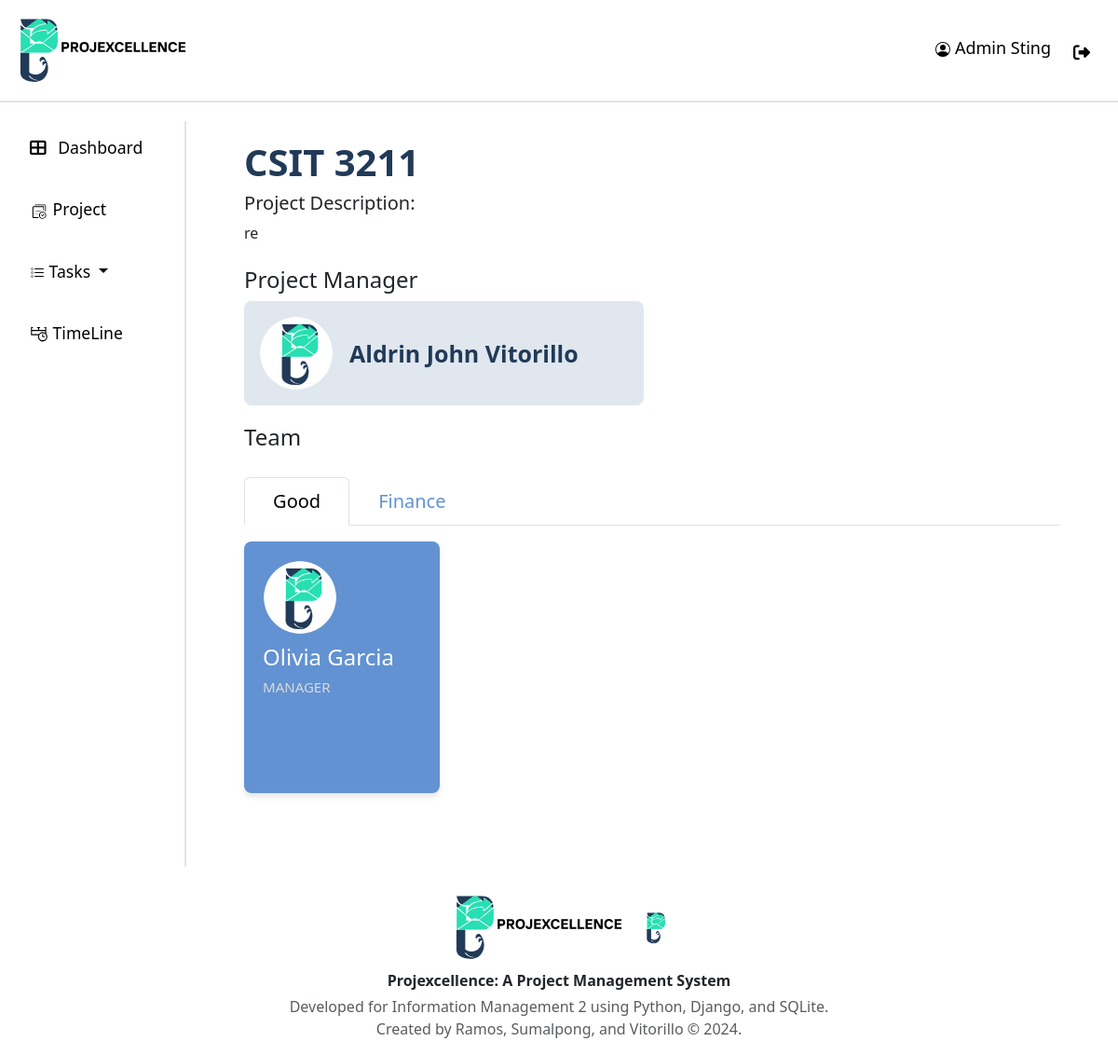
The page /myteam/8/ (signed in) on the database as committed earlier.
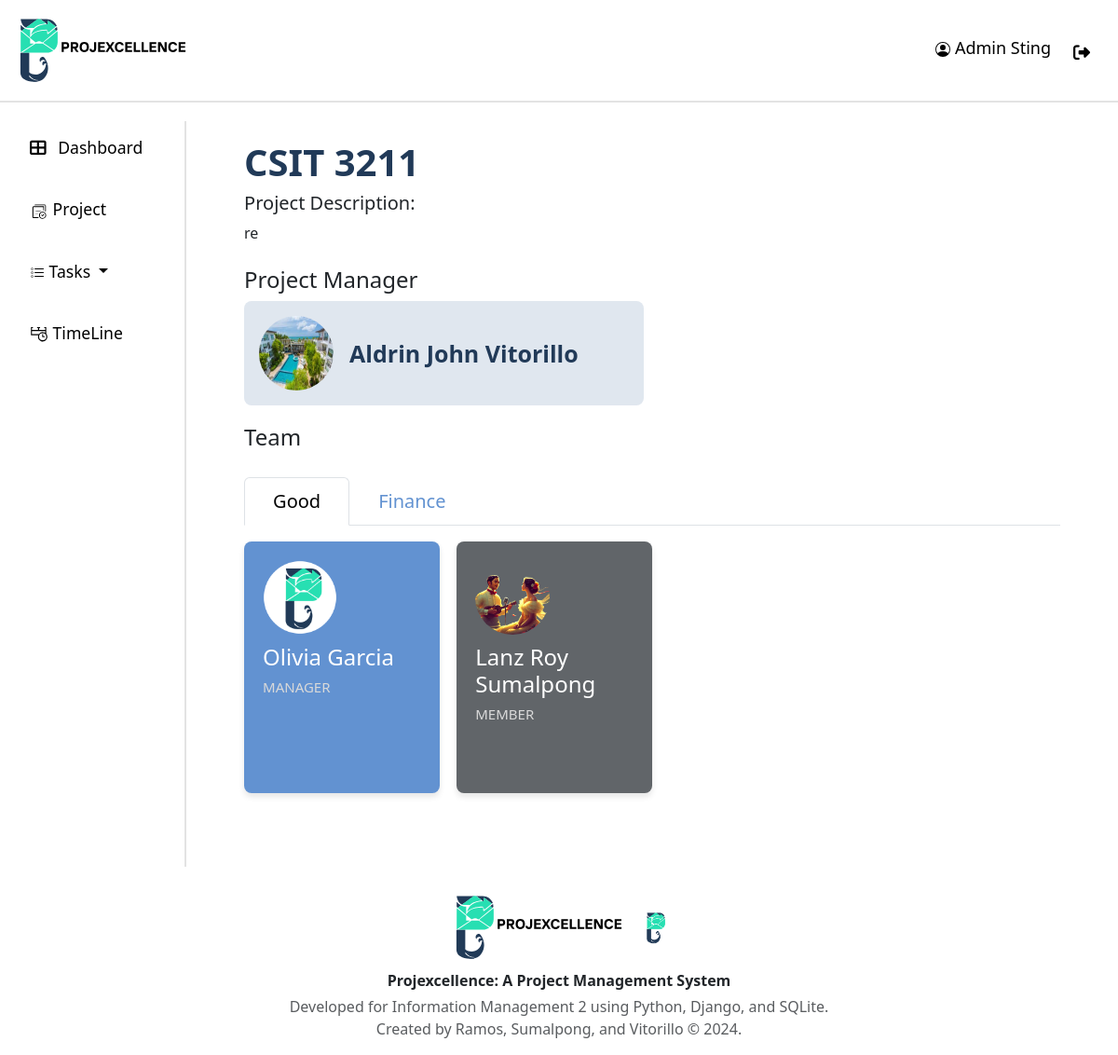
The same page on the database as committed later.
### api/models.py (models this page shows, shortened)
class User(AbstractUser):
    username = None  # Remove the username field entirely
    email = models.EmailField(_("email address"), unique=True)
    phone_regex = RegexValidator(
        regex=r"^\+?1?\d{9,15}$",
        message="Phone number must be entered in the format: '+999999999'. Up to 15 digits allowed.",
    )
    isLogout = models.BooleanField(default=True)
    logoutTime = models.DateTimeField(default=timezone.now)
    phone_number = models.CharField(validators=[phone_regex], max_length=17, blank=True)
    profile_path = models.ImageField(null=True, blank=True,upload_to='profile/' )
    groups = models.ManyToManyField(
        "auth.Group",
        verbose_name=_("groups"),
        blank=True,
        related_name="custom_user_set",
        related_query_name="custom_user",
    )
    user_permissions = models.ManyToManyField(
        "auth.Permission",
        verbose_name=_("user permissions"),
        blank=True,
        related_name="custom_user_set",
        related_query_name="custom_user",
    )
    objects = UserManager()
    USERNAME_FIELD = "email"
    REQUIRED_FIELDS = ["first_name", "last_name", "date_of_hire", "password"]
    def __str__(self):
        return f"{self.first_name} {self.last_name}"

class Project(models.Model):
    project_name = models.CharField(max_length=50)
    description = models.TextField()
    created_by = models.ForeignKey(User, on_delete=models.CASCADE)
    date_created = models.DateTimeField(auto_now_add=True)

class Team(models.Model):
    team_name = models.CharField(max_length=50)
    users = models.ManyToManyField(User, through='TeamMembership')  # Define the through model
    project = models.ForeignKey('Project', on_delete=models.CASCADE)

class TeamMembership(models.Model):
    ROLE_CHOICES = [
        ("MEMBER", "Member"),
        ("MANAGER", "Manager"),
        ("HEAD", "Head"),
    ]
    user = models.ForeignKey(User, on_delete=models.CASCADE)
    team = models.ForeignKey(Team, on_delete=models.CASCADE)
    project = models.ForeignKey('Project', on_delete=models.CASCADE)
    role = models.CharField(max_length=50,  choices=ROLE_CHOICES, default="Member")
    joined_at = models.DateTimeField(auto_now_add=True)

### api/Views/views.py (the view, shortened to what this page needs)
# urls.py: path("myteam/<int:project_id>/", views.team_list, name="team_list"),
@login_required
def team_list(request, project_id):
    add_team_form = TeamForm(request.POST, current_user=request.user)
    add_member_form = AddMemberForm(request.POST, current_user=request.user)
    edit_role_form = EditRoleForm()
    user = request.user
    current_datetime = timezone.now()
    project = get_object_or_404(Project, id=project_id)
    assign_task = TaskForm(project=project)
    teams = Team.objects.filter(project=project).order_by("-id").prefetch_related('teammembership_set')
    team_filter = TeamFilter(request.GET, queryset=teams)
    paginator = Paginator(team_filter.qs, 5)
    page_number = request.GET.get("page")
    page_obj = paginator.get_page(page_number)
    user_roles = {
        membership.team_id: membership.role
        for membership in TeamMembership.objects.filter(
            user=request.user,
            project=project
        )
    }
    team_memberships_sorted = [
    (team, sorted(
        team.teammembership_set.all(),
        key=lambda m: (m.role != 'HEAD', m.role != 'MANAGER')
    ))
    for team in page_obj
]
    context = {
        "page_obj": page_obj,
        "add_team_form": add_team_form,
        "add_member_form": add_member_form,
        "assign_task":assign_task,
        "filter": team_filter,
        "project": project,
        "edit_role_form": edit_role_form,
        "team_memberships": team_memberships_sorted,
        "user_roles": user_roles,
        "current_datetime":current_datetime,
    }
    return render(request, "myteam.html", context)

### api/templatetags/custom_filters.py (called while the page is built)
@register.filter
def is_project_manager(user, project):
    return TeamMembership.objects.filter(
        user=user,
        project=project,
        role='Project Manager'
    ).exists()

@register.filter
def get_item(dictionary, key):
    return dictionary.get(key)

### api/templates/myteam.html (shortened to what this page needs)
{% extends "base.html" %}
{% load static %}
{% load crispy_forms_tags %}
{% load custom_filters %}
{% block content %}
<div class="page-container">
    <div class="Team">
        <h1><div class="project-name">{{ project.project_name|capfirst }}</div></h1>
        <h5>Project Description:</h5>
        <div class="project-description">{{ project.description}}{% if project.description %}{% endif %}</div><br>
        <h4>Project Manager</h4>
        <div class="card">
            <div class="info">
                <table>
                    <tr>
                        <td>
                            {% if project.created_by.profile_path %}
                                <img class="avatar" src="{{ project.created_by.profile_path.url }}" >
                            {% else %}
                                <img class="avatar" src="{% static 'res/logoPlaceHolder.png' %}" alt="avatar-profile">
                            {% endif %}
                            </td>
                        <td>
                            <h2 class="name"> {{ project.created_by.first_name|capfirst }} {{ project.created_by.last_name|capfirst }}</h2>
                        </td>
                    </tr>
                </table>
            </div>
        </div>
    </div>
    <div class="member-top">
        <h4>Team</h4>
    </div>
    <div>
        <ul class="nav nav-tabs">
            {% for team in page_obj %}
                <li class="nav-item">
                    <a class="nav-link {% if forloop.first %}active{% endif %}"
                       aria-current="page"
                       data-bs-toggle="tab"
                       href="#team-{{ team.id }}">
                       {{ team.team_name }}
                    </a>
                </li>
            {% endfor %}
        </ul>
        <div class="tab-content">
            {% for team, memberships in team_memberships %}
                <div class="tab-pane {% if forloop.first %}active{% endif %}" id="team-{{ team.id }}">
                    <div class="list">
                        {% if memberships %}
                            {% for membership in memberships %}
                                {%if membership.role == 'HEAD'%}
                                <div class="teamCards card-head">
                                {%elif membership.role == 'MANAGER'%}
                                <div class="teamCards card-manager">
                                {%else %}
                                <div class="teamCards card-members">
                                {%endif%}
                                    <div>
                                            {% if membership.user.profile_path and membership.user.profile_path.url %}
                                                <img class="avatar" src="{{ membership.user.profile_path.url }}" >
                                            {% else %}
                                                <img class="avatar" src="{% static '/res/logoPlaceHolder.png' %}" alt="avatar-profile" >
                                            {% endif %}
                                                <h4 style="margin-top: 10px;">{{ membership.user.first_name|capfirst }} {{ membership.user.last_name|capfirst }}</h4>
                                                <h4 class="title">{{ membership.role|capfirst }}</h4>
                                    </div>
                                </div>
                            {% endfor %}
                        {% else %}
                        <div class="card-members">
                            <div class="info">
                                <span>No members in this team.</span>
                            </div>
                        </div>
                    {% endif %}
                    </div>
                </div>
            {% endfor %}
        </div>
    </div>
</div>
{% endblock %}

### api/templates/base.html (shortened to what this page needs)
{% load static %}
<!DOCTYPE html>
<html lang="en">
  <head>
    <link
      href="https://cdn.jsdelivr.net/npm/bootstrap@5.3.0/dist/css/bootstrap.min.css"
      rel="stylesheet"
    />
    <link href="https://cdn.jsdelivr.net/npm/bootstrap-icons/font/bootstrap-icons.css" rel="stylesheet">
    <link
      href="https://cdnjs.cloudflare.com/ajax/libs/font-awesome/6.4.0/css/all.min.css"
      rel="stylesheet"
    />
    <link href="https://cdn.jsdelivr.net/npm/bootstrap@5.3.0/dist/css/bootstrap.min.css" rel="stylesheet">
  </head>
  <body>
    <header>
      <div class="header">
          <img src="{% static '/res/slogo.svg' %}" alt="logo" width="200px">
          <div class="profile" >
            <a class="nav-link {% if request.resolver_match.url_name == 'profile' %}active{% endif %}" href="{% url 'profile' %}">
              {{ request.user.first_name|capfirst }} {{ request.user.last_name|capfirst }}
            </a>
            <a class="nav-link" href="{% url 'logout' %}" onclick="event.preventDefault(); document.getElementById('logout-form').submit();" style="margin-top: 5px;">
              <i class="fas fa-sign-out-alt me-2"></i>
            </a>
          </div>
      </div>
    </header>
    <div class="container-fluid">
      <div class="row">
        <nav
          id="sidebarMenu"
          class="col-md-3 col-lg-2 d-md-block sidebar collapse"
        >
          <ul class="nav flex-column">
            <li class="nav-item">
              <a class="nav-link {% if request.resolver_match.url_name == 'dashboard' %}active{% endif %}" href="{% url 'dashboard' %}">
                <i class="fas fa-th-large me-2"></i> Dashboard
              </a>
            </li>
            <li class="nav-item">
              <a class="nav-link {% if request.resolver_match.url_name == 'project' %}active{% endif %}" href="{% url 'project' %}">
                <img src="{% static '/res/projectIcon.svg' %}" alt="logo" width="20px">  Project
              </a>
            </li>
            <li class="nav-item dropdown">
              <a
                class="nav-link dropdown-toggle {% if request.resolver_match.url_name == 'task' or request.resolver_match.url_name == 'assign_task'%}active{% endif %}"
                href="#"
                id="taskDropdown"
                role="button"
                data-bs-toggle="dropdown"
                aria-expanded="false"
              >
                {% if request.resolver_match.url_name == 'task' %} My {% elif request.resolver_match.url_name == 'assign_task' %} Assigned{% endif %} Tasks
              </a>
            </li>
            <li class="nav-item">
              <a class="nav-link {% if request.resolver_match.url_name == 'timeline' %}active{% endif %}" href="{% url 'timeline' %}">
                <img src="{% static '/res/timelineIcon.svg' %}" alt="logo" width="20px">  TimeLine
              </a>
            </li>
          </ul>
        </nav>
        <main class="col-md-9 ms-sm-auto col-lg-10 px-md-4 main-content">
          {% block content %}{% endblock content %}
        </main>
      </div>
    </div>
  </body>
  <footer class="footer">
    <div class="container text-center content-container">
      <img src="{% static '/res/slogo.svg' %}" alt="logo" width="200px">
      <img src="{% static '/res/logoPlaceHolder.png' %}" alt="logo" width="40px">
      <p class="mb-1 fw-bold">Projexcellence: A Project Management System</p>
      <p class="text-muted">
        Developed for Information Management 2 using Python, Django, and SQLite.<br>
        Created by Ramos, Sumalpong, and Vitorillo &copy; {% now "Y" %}.
      </p>
    </div>
  </footer>
</html>

### api/templates/base.html (style rules this page uses)
.header { overflow: hidden; background-color: #ffffff; padding: 20px 10px; position: fixed; top: 0; width: 100%; z-index: 1000; margin-bottom: 10px; border-bottom: 2px solid #e3e3e3; height: 110px; display: flex; justify-content: space-between; align-items: center; }
.header a { float: left; color: black; text-align: center; padding: 12px; text-decoration: none; font-size: 18px; line-height: 25px; border-radius: 4px; }
body { margin-top: 130px; background-color: #ffffff; }
.sidebar { background-color: #ffffff; color: black; height: 100vh; overflow-y: auto; position: fixed; top: 100; left: 0; z-index: 1000; border-right: 2px solid #e3e3e3; }
.sidebar .nav-link { color: black; padding: 15px 20px; font-size: 1.1rem; margin-bottom: 10px; }
.main-content { margin-left: 0; padding-top: 20px; }

### api/templates/myteam.html (style rules this page uses)
.page-container { display: flex; flex-direction: column; min-height: 100vh; margin: 0 4%; user-select: none; }
.member-top { display: flex; justify-content: space-between; align-items: center; margin-bottom: 20px; }
.card { background-color: #E0E7EF; color: #213A58; border: #E0E7EF; border-radius: 8px; padding: 15px; min-height: 100px; max-width: 49%; margin-bottom: 20px; user-select: none; }
.teamCards { color: #FFFFFF; border-radius: 8px; padding: 20px; min-height: 270px; max-height: fit-content; box-shadow: 0 4px 6px rgba(0, 0, 0, 0.1); width: 24%; }
.card-members { background-color: #616569; }
.card-manager { background-color: #6292d1; }
.card-members .title { color: #D9D9D9; }
.title { font-size: 15px; color: #D9D9D9; }
.avatar { width: 80px; height: 80px; border-radius: 50%; margin-right: 15px; }
.info { display: flex; align-items: right; }
.name { font-size: 25px; font-weight: bold; margin: 0; }
.nav-tabs { margin-bottom: 2%; user-select: none; }
.nav-item { font-size: 20px; }
.nav-link { padding: 10px 30px; color: #6292d1; }
.project-name { color: #213A58; font-size: 40px; font-weight: bold; }
.active { color: rgb(52, 0, 241); }
.tab-content>.active .list { display: flex; flex-wrap: wrap; gap: 18px; }

Rows that differ between the two databases and show on the page:
changed through a linked row, Project "CSIT 3211": created_by.profile_path: picture added
added TeamMembership: user.profile_path (picture), user.first_name "Lanz Roy", user.last_name "Sumalpong", role "MEMBER", shown under Team "Good"
